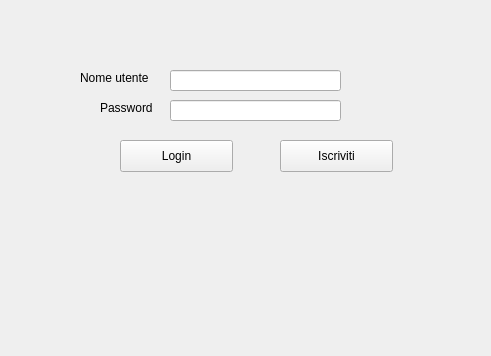
<?xml version="1.0" encoding="UTF-8"?>
<ui version="4.0">
 <class>Form</class>
 <widget class="QWidget" name="Form">
  <property name="geometry">
   <rect>
    <x>0</x>
    <y>0</y>
    <width>491</width>
    <height>356</height>
   </rect>
  </property>
  <property name="windowTitle">
   <string>Form</string>
  </property>
  <widget class="QPushButton" name="logIn">
   <property name="geometry">
    <rect>
     <x>120</x>
     <y>140</y>
     <width>113</width>
     <height>32</height>
    </rect>
   </property>
   <property name="text">
    <string>Login</string>
   </property>
  </widget>
  <widget class="QPushButton" name="iscriviti">
   <property name="geometry">
    <rect>
     <x>280</x>
     <y>140</y>
     <width>113</width>
     <height>32</height>
    </rect>
   </property>
   <property name="text">
    <string>Iscriviti</string>
   </property>
  </widget>
  <widget class="QLineEdit" name="nomeUtente">
   <property name="geometry">
    <rect>
     <x>170</x>
     <y>70</y>
     <width>171</width>
     <height>21</height>
    </rect>
   </property>
  </widget>
  <widget class="QLineEdit" name="password">
   <property name="geometry">
    <rect>
     <x>170</x>
     <y>100</y>
     <width>171</width>
     <height>21</height>
    </rect>
   </property>
   <property name="echoMode">
    <enum>QLineEdit::Password</enum>
   </property>
  </widget>
  <widget class="QLabel" name="label">
   <property name="geometry">
    <rect>
     <x>80</x>
     <y>70</y>
     <width>81</width>
     <height>16</height>
    </rect>
   </property>
   <property name="text">
    <string>Nome utente</string>
   </property>
  </widget>
  <widget class="QLabel" name="label_2">
   <property name="geometry">
    <rect>
     <x>100</x>
     <y>100</y>
     <width>60</width>
     <height>16</height>
    </rect>
   </property>
   <property name="text">
    <string>Password</string>
   </property>
  </widget>
 </widget>
 <resources/>
 <connections/>
</ui>
